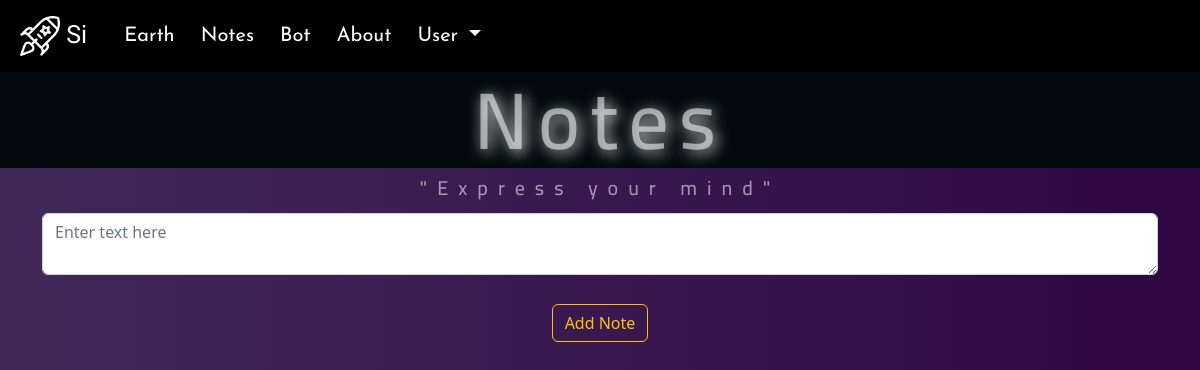
The app's page /notes (signed in), older data.
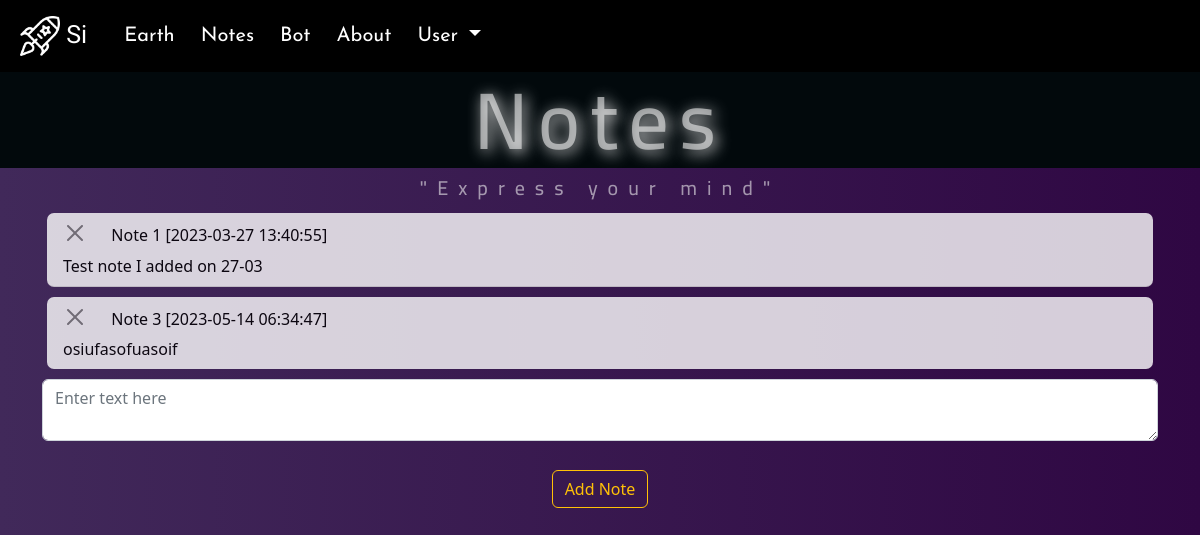
The same page, newer data.
### website/models.py (models this page shows)
class Note(db.Model):
    id = db.Column(db.Integer, primary_key=True)
    data = db.Column(db.String(10000))
    date = db.Column(db.DateTime(timezone=True,), default=func.now())
    user_id = db.Column(db.Integer, db.ForeignKey('user.id'))

### website/views.py (the view, shortened to what this page needs)
@views.route('/notes', methods=['GET', 'POST'])
@login_required
def notes():
    return render_template("notes.html", user=current_user)

### website/__init__.py (called while the page is built)
def create_app():
    app = Flask(__name__)
    app.config['SECRET_KEY'] = 'hjshjhdjah kjshkjdhjs'
    app.config['SQLALCHEMY_DATABASE_URI'] = f'sqlite:///{DB_NAME}'
    db.init_app(app)
    from .views import views
    from .auth import auth
    from .bot import bot_bp
    app.register_blueprint(views, url_prefix='/')
    app.register_blueprint(auth, url_prefix='/')
    app.register_blueprint(bot_bp, url_prefix='/')
    from .models import User, Note
    with app.app_context():
        db.create_all()
    login_manager = LoginManager()
    login_manager.login_view = 'auth.login'
    login_manager.init_app(app)
    @login_manager.user_loader
    def load_user(id):
        return User.query.get(int(id))
    return app

### website/templates/notes.html (shortened to what this page needs)
{% extends "base.html" %}
{% block header %}
<link rel="stylesheet" href="{{url_for('static',filename='css/notes_style.css')}}">
{% endblock %}
{% block content%}
<h2 id="head" align="center">Notes</h2>
<h6 class="cosmos"> "Express your mind"</h6>
<div class="container">
  <ul class="list-group list-group-flush" id="notes">
    {% for note in user.notes %}
    <li class="list-group-item" id="noted">
      <h6>
        <button type="button" class="btn-close" onClick="deleteNote({{ note.id }})">
        </button> &emsp;
        Note {{ note.id }} [{{note.date}}]
      </h6>{{ note.data }}
    </li>
    {% endfor %}
  </ul>
  <form method="POST">
    <textarea name="note" id="note" class="form-control" placeholder="Enter text here"></textarea>
    <br />
    <div align="center">
      <button type="submit" class="btn btn-outline-warning">Add Note</button>
    </div>
  </form>
</div>
  {% endblock %}

Row changes from the older to the newer data that the page shows:
added Note: id "1", date "2023-03-27 13:40:55", data "Test note I added on 27-03"
added Note: id "3", date "2023-05-14 06:34:47", data "osiufasofuasoif"
